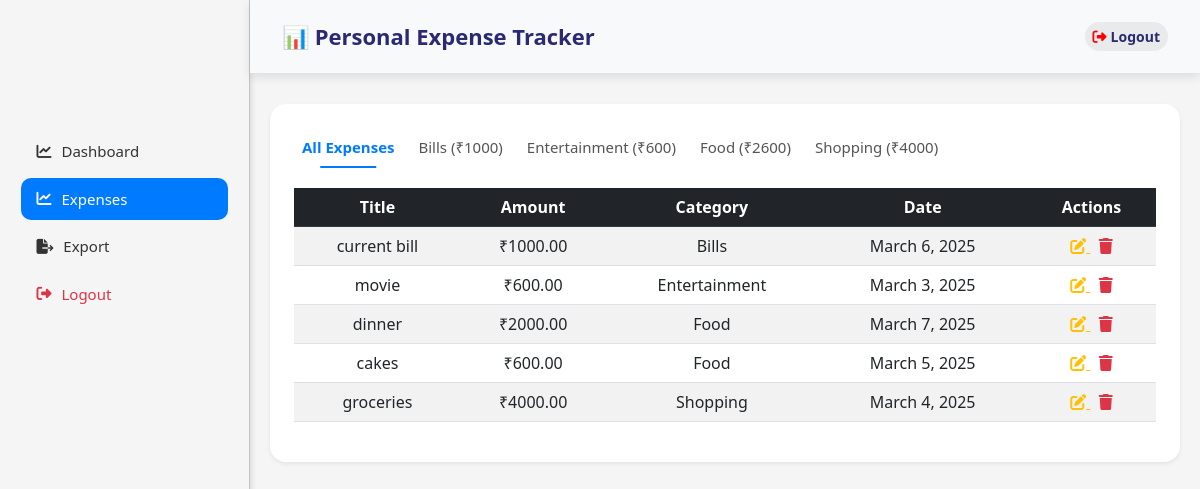
Before: /expense-list/ (signed in) with the older database file.
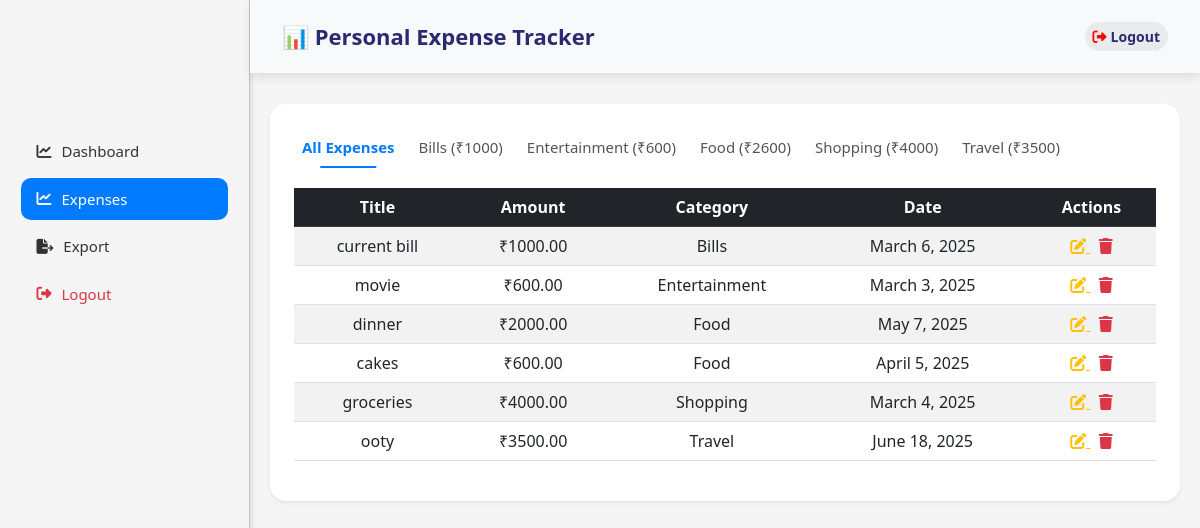
After: the same page with the newer database file.
### tracker/models.py (models this page shows, shortened)
class Expense(models.Model):
    user = models.ForeignKey(User, on_delete=models.CASCADE)
    title = models.CharField(max_length=255)
    amount = models.DecimalField(max_digits=10, decimal_places=2)
    category = models.CharField(max_length=20, choices=CATEGORY_CHOICES)
    date = models.DateField()

### tracker/views.py (the view)
# urls.py: path('expense-list/', views.expense_list, name='expense_list'),
@login_required
def expense_list(request):
    selected_category = request.GET.get("category", "All")
    expenses = Expense.objects.filter(user=request.user)  # Filter by logged-in user
    category_summary = expenses.values("category").annotate(total=Sum("amount"))
    return render(
        request,
        "tracker/expense_list.html",
        {
         "expenses": expenses,
         "category_summary": category_summary,
         "selected_category": selected_category,
        }
    )

### tracker/templates/tracker/expense_list.html (shortened to what this page needs)
{% extends "tracker/base.html" %}
{% load static %}
{% block content %}
<link rel="stylesheet" href="{% static 'tracker/css/dashboard.css' %}">
<div class="mt-4">
    <div class="card shadow-sm border-0 p-3 rounded-4">
        <div class="d-flex flex-wrap gap-4 justify-content-start position-relative category-container p-3">
            <a href="#" class="category-link {% if selected_category == 'All' %}active{% endif %}" data-category="All">
                All Expenses
            </a>
            {% for category in category_summary %}
                <a href="#" class="category-link {% if selected_category == category.category %}active{% endif %}"
                data-category="{{ category.category }}">
                    {{ category.category }} (₹{{ category.total }})
                </a>
            {% endfor %}
        </div>
        <div class="table-responsive p-2">
            <table id="expense-table" class="table table-striped">
                <thead>
                    <tr class="table-dark text-center">
                        <th>Title</th>
                        <th>Amount</th>
                        <th>Category</th>
                        <th>Date</th>
                        <th>Actions</th>
                    </tr>
                </thead>
                <tbody class="text-center">
                    {% for expense in expenses %}
                        <tr>
                            <td>{{ expense.title }}</td>
                            <td>₹{{ expense.amount }}</td>
                            <td>{{ expense.category }}</td>
                            <td>{{ expense.date }}</td>
                            <td>
                                <a href="{% url 'edit_expense' expense.id %}" class="text-warning">
                                    <i class="fa-solid fa-pen-to-square"></i>
                                </a>
                                <a href="{% url 'delete_expense' expense.id %}"
                                   class="text-danger"
                                   onclick="return confirm('Are you sure you want to delete this expense?');">
                                    <i class="fa-solid fa-trash"></i>
                                </a>
                            </td>
                        </tr>
                    {% empty %}
                        <tr><td colspan="5" class="text-center">No expenses found.</td></tr>
                    {% endfor %}
                </tbody>
            </table>
        </div>
    </div>
</div>
{% endblock %}

### tracker/templates/tracker/base.html (shortened to what this page needs)
{% load static %}
<head>
    <link rel="stylesheet" href="https://cdn.jsdelivr.net/npm/bootstrap@5.3.0/dist/css/bootstrap.min.css">
    <link rel="stylesheet" href="https://cdnjs.cloudflare.com/ajax/libs/font-awesome/6.4.2/css/all.min.css">
    <link rel="stylesheet" href="{% static 'tracker/css/base.css' %}">
</head>
<body>
    <div class="dashboard-container">
        <div class="sidebar" id="sidebar">
            <div class="sidebar-menu">
                <a href="{% url 'dashboard' %}" class="nav-link {% if request.path == '/' or request.path == request.build_absolute_uri|slice:':-1' %}active{% endif %}">
                    <i class="fa-solid fa-chart-line"></i> Dashboard
                </a>
                <a href="{% url 'expense_list' %}" class="nav-link {% if request.path == '/expense-list/' %}active{% endif %}">
                    <i class="fa-solid fa-chart-line"></i> Expenses
                </a>
                 <a href="#" class="nav-link" data-bs-toggle="collapse" data-bs-target="#exportSubmenu" aria-expanded="false">
                    <i class="fa-solid fa-file-export"></i> Export
                </a>
                <a href="{% url 'logout' %}" class="nav-link text-danger">
                    <i class="fa-solid fa-right-from-bracket"></i> Logout
                </a>
            </div>
        </div>
        <div class="main-content">
            <nav class="navbar navbar-expand-lg">
                <div class="container-fluid">
                    <a class="navbar-brand" href="{% url 'dashboard' %}">
                        📊 Personal Expense Tracker
                    </a>
                    <div class="collapse navbar-collapse" id="navbarNav">
                        <ul class="navbar-nav ms-auto align-items-center">
                            {% if user.is_authenticated %}
                            <li class="nav-item">
                                <a href="{% url 'logout' %}" class="btn btn-light btn-sm d-flex align-items-center gap-1 rounded-pill fw-bold logout-btn">
                                    <i class="fa-solid fa-right-from-bracket" style="color: red;"></i> Logout
                                </a>
                            </li>
                            {% endif %}
                        </ul>
                    </div>
                </div>
            </nav>
            <div class="content">
                {% block content %}{% endblock %}
            </div>
        </div>
    </div>
</body>
</html>

### tracker/static/tracker/css/base.css (style rules this page uses)
.navbar { background: #f8f9fa !important; color: #2a2a72 !important; padding: 15px 20px; box-shadow: 0px 4px 10px rgba(0, 0, 0, 0.1); position: fixed; top: 0; left: 250px; width: calc(100% - 250px); z-index: 1000; transition: left 0.3s ease-in-out; }
.navbar-brand { font-size: 22px; font-weight: bold; color: #2a2a72 !important; }
.btn-light { background: rgba(200, 200, 200, 0.3) !important; border: none !important; color: #2a2a72 !important; transition: all 0.3s ease-in-out; }
body { background: url('https://source.unsplash.com/1600x900/?abstract,gradient') no-repeat center center fixed; background-size: cover; }
.dashboard-container { display: flex; width: 100%; background: rgba(240, 240, 240, 0.685); min-height: 100vh; }
.sidebar { width: 250px; background: rgb(245, 245, 245); position: fixed; left: 0; top: 0; bottom: 0; overflow-y: auto; padding: 30px 10px 20px; border-right: 1px solid rgba(0, 0, 0, 0.2); box-shadow: 2px 0 5px rgba(0, 0, 0, 0.1); transition: transform 0.3s ease-in-out; }
.sidebar-menu > a:first-child { margin-top: 100px; }
.sidebar .nav-link { color: #333; padding: 10px 15px; font-size: 15px; display: flex; align-items: center; gap: 10px; transition: 0.3s; width: 90%; border-radius: 10px; margin: 5px auto; font-weight: 500; }
.sidebar .nav-link.active { background: #007bff; color: white; }
.main-content { display: flex; flex-direction: column; margin-left: 250px; width: calc(100% - 250px); transition: margin-left 0.3s ease-in-out; }
.navbar { background: rgba(248, 243, 243, 0.938); padding: 15px 20px; box-shadow: 0px 4px 10px rgba(0, 0, 0, 0.1); position: fixed; top: 0; left: 250px; width: calc(100% - 250px); z-index: 1000; transition: left 0.3s ease-in-out; }
.content { flex-grow: 1; padding: 80px 20px 20px; overflow-y: auto; }

### tracker/static/tracker/css/dashboard.css (style rules this page uses)
.category-container { padding-bottom: 10px; }
.category-link { text-decoration: none; font-size: 15px; color: #555; font-weight: 500; position: relative; padding-bottom: 5px; }
.category-link.active { color: #007bff; font-weight: bold; }
.category-link.active::after { content: ""; position: absolute; left: 50%; bottom: -4px; width: 60%; height: 2px; background-color: #007bff; transform: translateX(-50%); }
.table-responsive { overflow-x: auto; white-space: nowrap; }
.card { border-radius: 12px; }

Changed rows visible on the page:
added Expense: category "Travel", total "3500", title "ooty", amount "3500.00", date "June 18, 2025"
changed Expense "dinner": date "March 7, 2025" → "May 7, 2025"
changed Expense "cakes": date "March 5, 2025" → "April 5, 2025"
